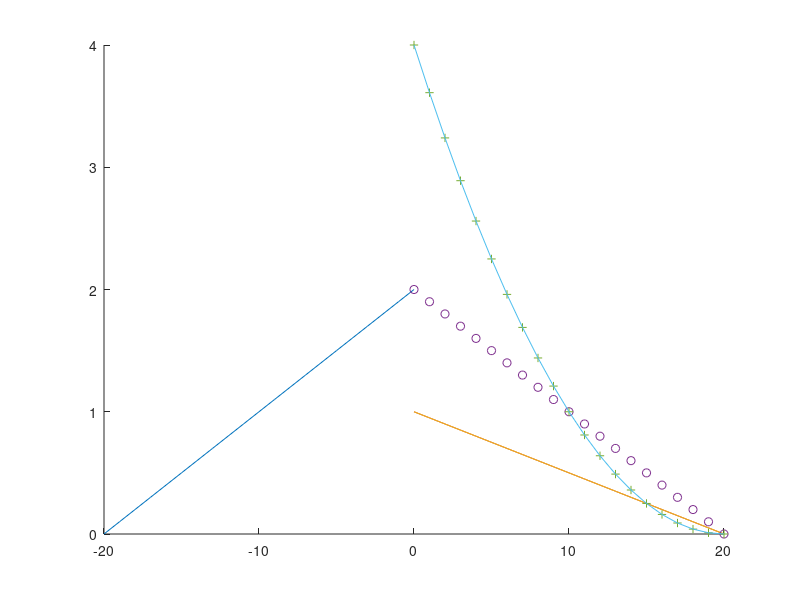

This chart was generated by the following MATLAB code:
function [] = quesmloneb();
%i hate u all

n = [0 1 2 3 4 5 6 7 8 9 10 11 12 13 14 15 16 17 18 19 20];
x = 2 - 0.1*n;
b = -1*n;
y = 2 + 0.1*b;
%plot(n,x);
hold on
plot(b,y);
hold on

even = (x)/2;
odd = (x)/2;

plot(n,even);
hold on
plot(n,odd);
hold on
plot(n,(even+odd),'o');
hold on

energy1 = x.^2;
plot(n,energy1,'+');
hold on
energy2 = (even+odd).^2;
plot(n,energy2,'-');
hold on
%plot(n,(energy1 + energy2),'*');
%energy3 = even.^2;





